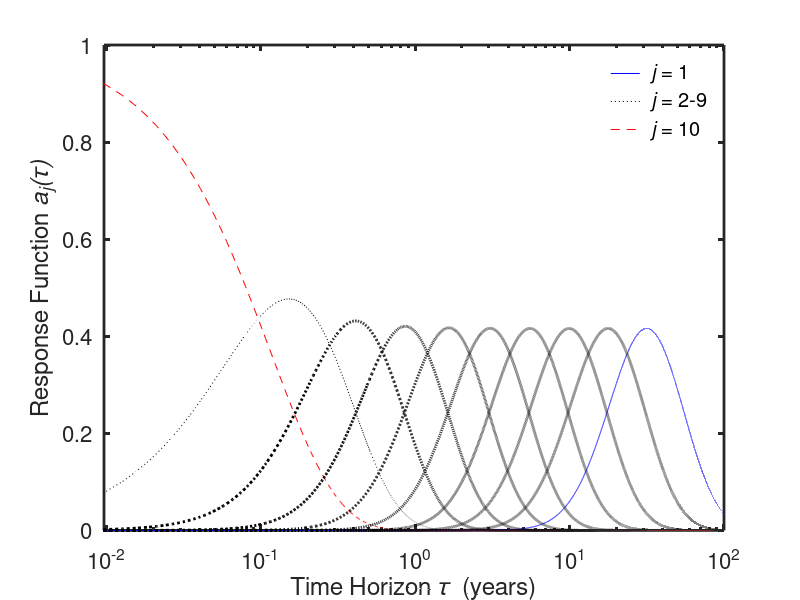
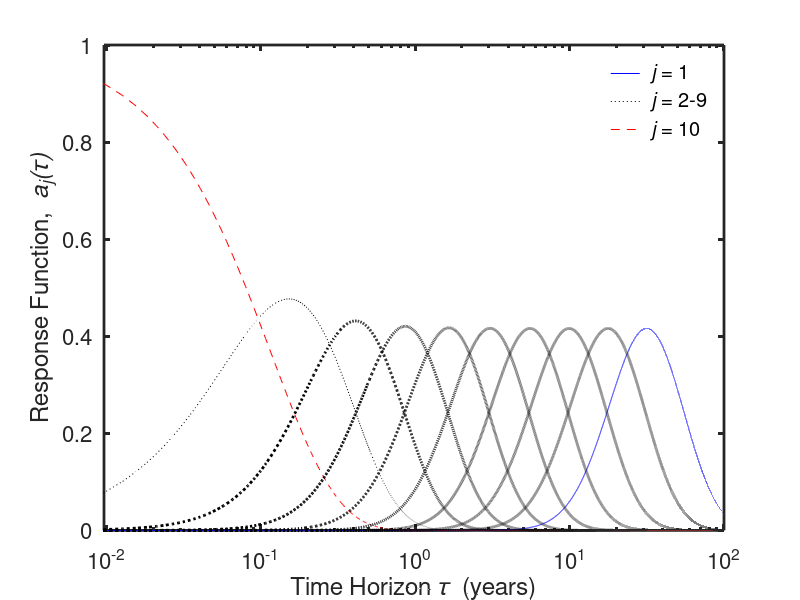

MATLAB code to generate these figures, in order:
%%%%%%%%%%%%%%%%%%%%%%%%%%%%%%%%%%%%%%%%%%%%%%%%%%%%%%%
% function function [H,C]=Cascade_coefficients(kappav,kappar, sigmar, nx, thetarp, thetar,mm)
% Compute coefficients on the cascade model
%  Author: Liuren Wu, liurenwu@gmail.com
%  Date: June 2009 and after
%  Reference: The Multifrequency scaling behavior of the interest rate term structure, working paper, Laurent Calvet, Adlai Fisher, Liuren Wu
%%%%%%%%%%%%%%%%%%%%%%%%%%%%%%%%%%%%%%%%%%%%%%%%%%%%%%%
clear all;
nx=10;
kappar=1/30; kappan=52; b=(kappan/kappar)^(1/(nx-1));
kappar=1/30; kappan=12; b=(kappan/kappar)^(1/(nx-1))

%% données résultant de l'optimisation du modèle, données de Calvet:
kappar=exp(-3); b=exp(exp(-5.5649999999999999e-01)); % paramètres issus de l'estimation

% ici, code matrice sous diagonale
Kappa=zeros(nx,nx);Kappa(nx,nx)=kappar;
kappav=zeros(nx,1); kappav(nx)=kappar;
for n=nx-1:-1:1
    kappav(n)=kappav(n+1)*b; % implémente les kappa de manière géométrique
    Kappa(n,n:n+1)=[kappav(n),-kappav(n)];
end

%code les response functions p.943 (chaque volonne est la future somme)
A=eye(nx); A(1,1)=1/kappav(1);
for j=1:nx-1
    for  i=1:j
        A(i,j+1)=-kappav(j)*A(i,j)/(kappav(i)-kappav(j+1));
    end
    A(j+1,j+1)=(kappav(j)/kappav(j+1))*(A(1:j,j)'*(kappav(1:j)./(kappav(1:j)-kappav(j+1))));
end

log(b)/(kappav(2)*(b-1))

mat=[1/52/12:1/360:200]; nm=length(mat);
Ki=repmat(kappav,1,nm).*exp(-kappav*mat);
a=Ki;
a(1,:)=A(1,1)*Ki(1,:);
for n=2:nx
    a(n,:)=sum(repmat(A(1:n,n),1,nm).*Ki(1:n,:));
end

%mat,exp(-kappav(3)*mat),
figure(1)
clf
%plot(log(mat),a)
semilogx(mat,a(end,:),'b-',mat,a(2,:),'k:',mat,a(1,:),'r--',mat,a(3:end-1,:),'k:','LineWidth',2)
xlabel('Time Horizon {\it\tau } (years)','FontSize',16)
ylabel('Response Function{\it a_j(\tau)}','FontSize',16)
legend('{\it j} = 1','{\it j} = 2-9','{\it j} = 10','Location','NorthEast')
legend boxoff
axis([1/52/2,100,0,1])
set(gca,'Box','on','LineWidth',2,'FontSize', 16)
print('-depsc', '-r70',['figlxffloading_numexmp.eps'])

figure(2)
clf
%plot(log(mat),a)
semilogx(mat,a(end,:),'b-',mat,a(2,:),'k:',mat,a(1,:),'r--',mat,a(3:end-1,:),'k:','LineWidth',2)
xlabel('Time Horizon {\it\tau } (years)','FontSize',16)
ylabel('Response Function, {\it a_j(\tau)}','FontSize',16)
legend('{\it j} = 1','{\it j} = 2-9','{\it j} = 10','Location','NorthEast')
legend boxoff
axis([1/52/2,100,0,1])
set(gca,'Box','on','LineWidth',2,'FontSize', 16)
print('-depsc', '-r70',['figlxffloading_numexmp2.eps'])

return